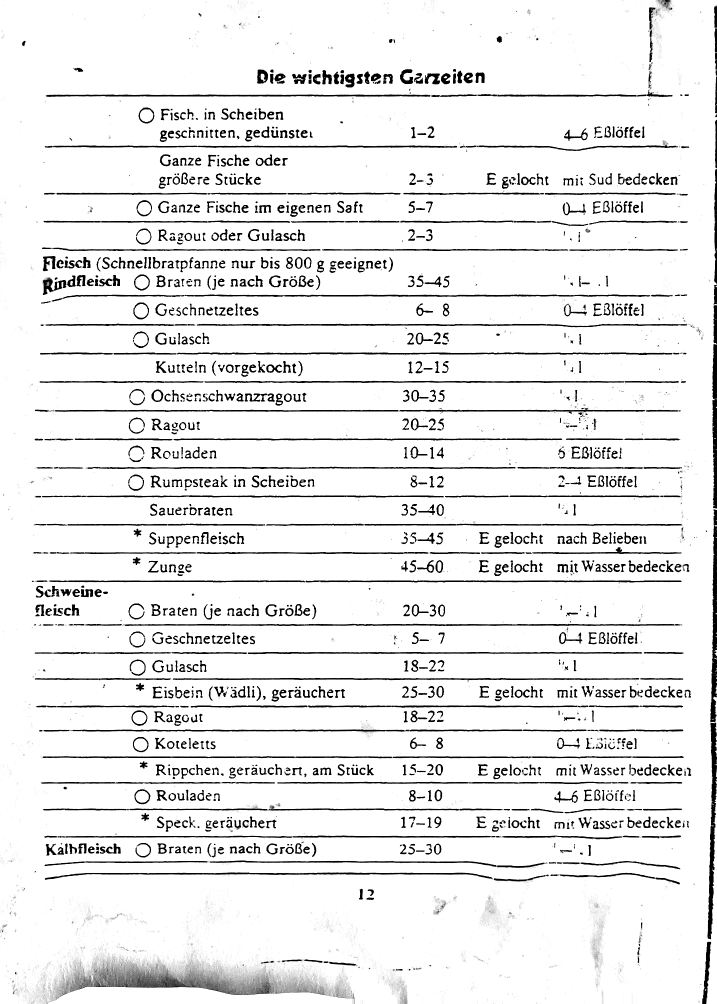
#> input picture garzeiten/rectified/page12_clean.png, 1434 x 2007 px, found by its file name (shown at 1/2 size); its folder holds only this picture in this run
$ python compare.py
#> lines starting #> are read from the running program, lines starting #| are printed output that depends on the picture
"""Side-by-side comparison: rectified original (left) vs rendered PDF page (right), scaled to equal table width."""
import cv2, json, numpy as np, sys
PAGES = {12: 1, 13: 2, 14: 3, 15: 4}
for p, n in PAGES.items():
    pdf = cv2.imread(f'compare/pdf-{n}.png')
    orig = cv2.imread(f'rectified/page{p}_clean.png')
#> orig is the input picture: shape (2007, 1434, 3); min 0, max 255, mean 234.4
    # scale original so that its row pitch (~57 px) matches the PDF row pitch (16pt at 150 dpi = 33.3 px)
    s = (16.0 / 72 * 150) / 57.0
    orig = cv2.resize(orig, None, fx=s, fy=s, interpolation=cv2.INTER_AREA)
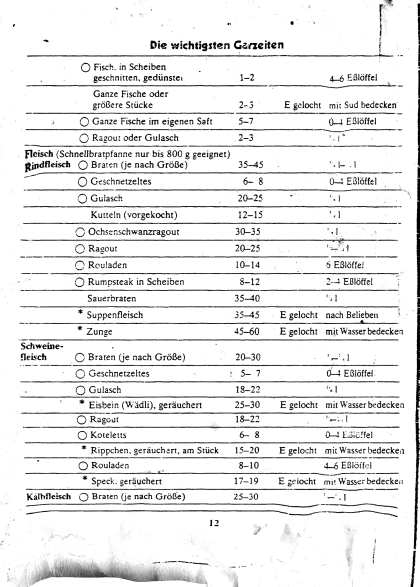
#> orig: shape (1174, 839, 3) (shown at 1/2 size); min 0, max 255, mean 234.4
#> (the run stopped early here; a loop or call above may not have finished)
